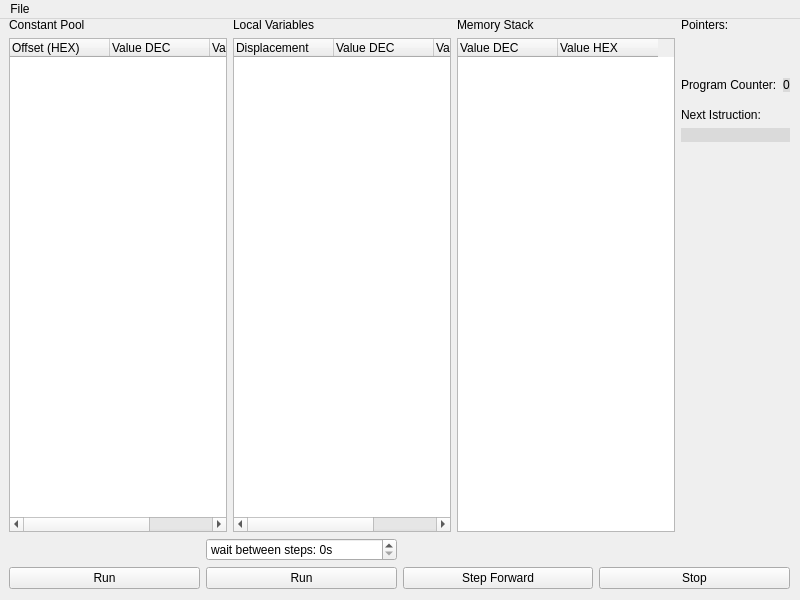
<?xml version="1.0" encoding="UTF-8"?>
<ui version="4.0">
 <class>MainWindow</class>
 <widget class="QMainWindow" name="MainWindow">
  <property name="geometry">
   <rect>
    <x>0</x>
    <y>0</y>
    <width>800</width>
    <height>600</height>
   </rect>
  </property>
  <property name="minimumSize">
   <size>
    <width>800</width>
    <height>600</height>
   </size>
  </property>
  <property name="maximumSize">
   <size>
    <width>800</width>
    <height>600</height>
   </size>
  </property>
  <property name="windowTitle">
   <string>IJVM Inspector</string>
  </property>
  <property name="autoFillBackground">
   <bool>true</bool>
  </property>
  <widget class="QWidget" name="centralwidget">
   <widget class="QWidget" name="verticalLayoutWidget">
    <property name="geometry">
     <rect>
      <x>9</x>
      <y>-1</y>
      <width>781</width>
      <height>571</height>
     </rect>
    </property>
    <layout class="QVBoxLayout" name="verticalLayout">
     <item>
      <layout class="QHBoxLayout" name="horizontalLayout">
       <item>
        <layout class="QVBoxLayout" name="verticalLayout_3">
         <item>
          <widget class="QLabel" name="label">
           <property name="text">
            <string>Constant Pool</string>
           </property>
          </widget>
         </item>
         <item>
          <widget class="QTableWidget" name="constant_pool_table">
           <property name="enabled">
            <bool>true</bool>
           </property>
           <property name="styleSheet">
            <string notr="true"/>
           </property>
           <column>
            <property name="text">
             <string>Offset (HEX)</string>
            </property>
            <property name="textAlignment">
             <set>AlignLeading|AlignVCenter</set>
            </property>
           </column>
           <column>
            <property name="text">
             <string>Value DEC</string>
            </property>
            <property name="textAlignment">
             <set>AlignLeading|AlignVCenter</set>
            </property>
           </column>
           <column>
            <property name="text">
             <string>Value HEX</string>
            </property>
            <property name="textAlignment">
             <set>AlignLeading|AlignVCenter</set>
            </property>
           </column>
          </widget>
         </item>
        </layout>
       </item>
       <item>
        <layout class="QVBoxLayout" name="verticalLayout_4">
         <item>
          <widget class="QLabel" name="label_2">
           <property name="text">
            <string>Local Variables</string>
           </property>
          </widget>
         </item>
         <item>
          <widget class="QTableWidget" name="local_variables_table">
           <column>
            <property name="text">
             <string>Displacement</string>
            </property>
            <property name="textAlignment">
             <set>AlignLeading|AlignVCenter</set>
            </property>
           </column>
           <column>
            <property name="text">
             <string>Value DEC</string>
            </property>
            <property name="textAlignment">
             <set>AlignLeading|AlignVCenter</set>
            </property>
           </column>
           <column>
            <property name="text">
             <string>Value HEX</string>
            </property>
            <property name="textAlignment">
             <set>AlignLeading|AlignVCenter</set>
            </property>
           </column>
          </widget>
         </item>
        </layout>
       </item>
       <item>
        <layout class="QVBoxLayout" name="verticalLayout_5">
         <item>
          <widget class="QLabel" name="label_3">
           <property name="text">
            <string>Memory Stack</string>
           </property>
          </widget>
         </item>
         <item>
          <widget class="QTableWidget" name="stack_list">
           <column>
            <property name="text">
             <string>Value DEC</string>
            </property>
            <property name="textAlignment">
             <set>AlignLeading|AlignVCenter</set>
            </property>
           </column>
           <column>
            <property name="text">
             <string>Value HEX</string>
            </property>
            <property name="textAlignment">
             <set>AlignLeading|AlignVCenter</set>
            </property>
           </column>
          </widget>
         </item>
        </layout>
       </item>
       <item>
        <layout class="QVBoxLayout" name="verticalLayout_6">
         <item alignment="Qt::AlignTop">
          <widget class="QLabel" name="label_4">
           <property name="text">
            <string>Pointers:</string>
           </property>
          </widget>
         </item>
         <item>
          <spacer name="verticalSpacer">
           <property name="orientation">
            <enum>Qt::Vertical</enum>
           </property>
           <property name="sizeType">
            <enum>QSizePolicy::Fixed</enum>
           </property>
           <property name="sizeHint" stdset="0">
            <size>
             <width>20</width>
             <height>40</height>
            </size>
           </property>
          </spacer>
         </item>
         <item>
          <layout class="QHBoxLayout" name="horizontalLayout_3">
           <item>
            <widget class="QLabel" name="label_5">
             <property name="text">
              <string>Program Counter:</string>
             </property>
            </widget>
           </item>
           <item>
            <widget class="QLabel" name="label_6">
             <property name="styleSheet">
              <string notr="true">background-color: rgb(218, 218, 218);</string>
             </property>
             <property name="text">
              <string>0</string>
             </property>
            </widget>
           </item>
          </layout>
         </item>
         <item>
          <spacer name="verticalSpacer_3">
           <property name="orientation">
            <enum>Qt::Vertical</enum>
           </property>
           <property name="sizeType">
            <enum>QSizePolicy::Fixed</enum>
           </property>
           <property name="sizeHint" stdset="0">
            <size>
             <width>20</width>
             <height>10</height>
            </size>
           </property>
          </spacer>
         </item>
         <item>
          <layout class="QVBoxLayout" name="verticalLayout_7">
           <item>
            <widget class="QLabel" name="label_7">
             <property name="styleSheet">
              <string notr="true"/>
             </property>
             <property name="text">
              <string>Next Istruction:</string>
             </property>
            </widget>
           </item>
          </layout>
         </item>
         <item>
          <widget class="QLabel" name="next_istr_label">
           <property name="styleSheet">
            <string notr="true">background-color: rgb(218, 218, 218);</string>
           </property>
           <property name="text">
            <string/>
           </property>
          </widget>
         </item>
         <item>
          <spacer name="verticalSpacer_2">
           <property name="orientation">
            <enum>Qt::Vertical</enum>
           </property>
           <property name="sizeHint" stdset="0">
            <size>
             <width>20</width>
             <height>40</height>
            </size>
           </property>
          </spacer>
         </item>
        </layout>
       </item>
      </layout>
     </item>
     <item>
      <layout class="QHBoxLayout" name="horizontalLayout_2">
       <item alignment="Qt::AlignBottom">
        <widget class="QPushButton" name="runButton">
         <property name="text">
          <string>Run</string>
         </property>
        </widget>
       </item>
       <item>
        <layout class="QVBoxLayout" name="verticalLayout_2">
         <item>
          <widget class="QSpinBox" name="spinBox">
           <property name="suffix">
            <string>s</string>
           </property>
           <property name="prefix">
            <string>wait between steps: </string>
           </property>
          </widget>
         </item>
         <item>
          <widget class="QPushButton" name="runTimedButton">
           <property name="text">
            <string>Run</string>
           </property>
          </widget>
         </item>
        </layout>
       </item>
       <item alignment="Qt::AlignBottom">
        <widget class="QPushButton" name="pushButton_2">
         <property name="text">
          <string>Step Forward</string>
         </property>
        </widget>
       </item>
       <item alignment="Qt::AlignBottom">
        <widget class="QPushButton" name="stopButton">
         <property name="text">
          <string>Stop</string>
         </property>
        </widget>
       </item>
      </layout>
     </item>
    </layout>
   </widget>
  </widget>
  <widget class="QMenuBar" name="menubar">
   <property name="geometry">
    <rect>
     <x>0</x>
     <y>0</y>
     <width>800</width>
     <height>23</height>
    </rect>
   </property>
   <widget class="QMenu" name="menuFile">
    <property name="title">
     <string>File</string>
    </property>
    <addaction name="actionOpen"/>
   </widget>
   <addaction name="menuFile"/>
  </widget>
  <action name="actionOpen">
   <property name="text">
    <string>Open...</string>
   </property>
   <property name="shortcut">
    <string>Ctrl+O</string>
   </property>
  </action>
 </widget>
 <resources/>
 <connections/>
</ui>
